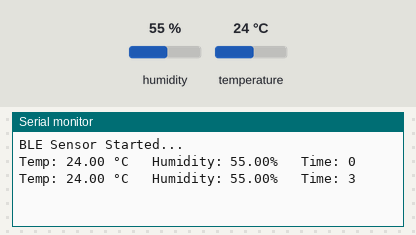
Bench run of a sketch on a simulated ESP32. Parts: the last lines printed to the serial monitor. Inputs (shaded band) come from the test bench; at power-on: humidity 55 %, temperature 24 °C. Nothing arrives over Bluetooth unless stated; a phone connects over Bluetooth LE 3 s after start.

Above: at 3.8 s.
3.9 s: humidity set to 22 %
At 6.7 s:
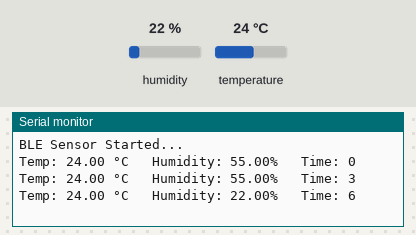
7.8 s: temperature set to 12 °C
At 9.9 s:
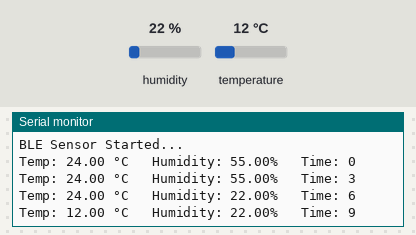
11.7 s: humidity set to 40 %
At 13.0 s:
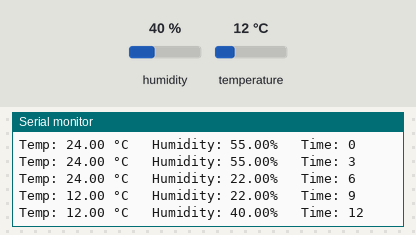
Timing chart, 0 to 14.7 s (numbered marks = the images above; inputs shaded):
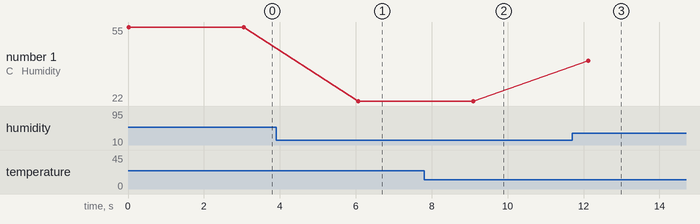

Measured:
- after the input at 3.9 s, the serial monitor: prints a new line after 2.2 s (image 1)
- after the input at 7.8 s, the serial monitor: prints a new line after 1.3 s (image 2)
- after the input at 11.7 s, the serial monitor: prints a new line after 0.42 s (image 3)
- plotted number 1: 55 → 22 after the input at 3.9 s, 22 → 40 after the input at 11.7 s

The sketch:

q32.ino
```cpp
/*
 * Project: Bluetooth Sensor Dashboard (ESP32 BLE)
 * Question: Q32
 * Author: [Shashwat Singh]
 */

#include <BLEDevice.h>
#include <BLEServer.h>
#include <BLEUtils.h>
#include <BLE2902.h>
#include <DHT.h>

#define DHTPIN 4
#define DHTTYPE DHT11

DHT dht(DHTPIN, DHTTYPE);

// UUIDs
#define SERVICE_UUID      "12345678-1234-1234-1234-123456789000"
#define TEMP_UUID         "12345678-1234-1234-1234-123456789001"
#define HUM_UUID          "12345678-1234-1234-1234-123456789002"
#define TIME_UUID         "12345678-1234-1234-1234-123456789003"

BLECharacteristic *tempCharacteristic;
BLECharacteristic *humCharacteristic;
BLECharacteristic *timeCharacteristic;

void setup() {

  Serial.begin(115200);

  dht.begin();

  BLEDevice::init("ESP32_BLE_DHT11");

  BLEServer *server = BLEDevice::createServer();

  BLEService *service =
      server->createService(SERVICE_UUID);

  tempCharacteristic =
      service->createCharacteristic(
          TEMP_UUID,
          BLECharacteristic::PROPERTY_READ |
          BLECharacteristic::PROPERTY_NOTIFY);

  humCharacteristic =
      service->createCharacteristic(
          HUM_UUID,
          BLECharacteristic::PROPERTY_READ |
          BLECharacteristic::PROPERTY_NOTIFY);

  timeCharacteristic =
      service->createCharacteristic(
          TIME_UUID,
          BLECharacteristic::PROPERTY_READ |
          BLECharacteristic::PROPERTY_NOTIFY);

  // Add descriptors
  tempCharacteristic->addDescriptor(new BLE2902());
  humCharacteristic->addDescriptor(new BLE2902());
  timeCharacteristic->addDescriptor(new BLE2902());

  service->start();

  BLEAdvertising *advertising =
      BLEDevice::getAdvertising();

  advertising->addServiceUUID(SERVICE_UUID);
  advertising->start();

  Serial.println("BLE Sensor Started...");
}

void loop() {

  float temperature = dht.readTemperature();
  float humidity = dht.readHumidity();

  unsigned long timestamp = millis() / 1000;

  if (!isnan(temperature) && !isnan(humidity)) {

    tempCharacteristic->setValue(String(temperature).c_str());
    tempCharacteristic->notify();

    humCharacteristic->setValue(String(humidity).c_str());
    humCharacteristic->notify();

    timeCharacteristic->setValue(String(timestamp).c_str());
    timeCharacteristic->notify();

    Serial.print("Temp: ");
    Serial.print(temperature);
    Serial.print(" °C   ");

    Serial.print("Humidity: ");
    Serial.print(humidity);
    Serial.print("%   ");

    Serial.print("Time: ");
    Serial.println(timestamp);
  }

  delay(3000);
}
```
